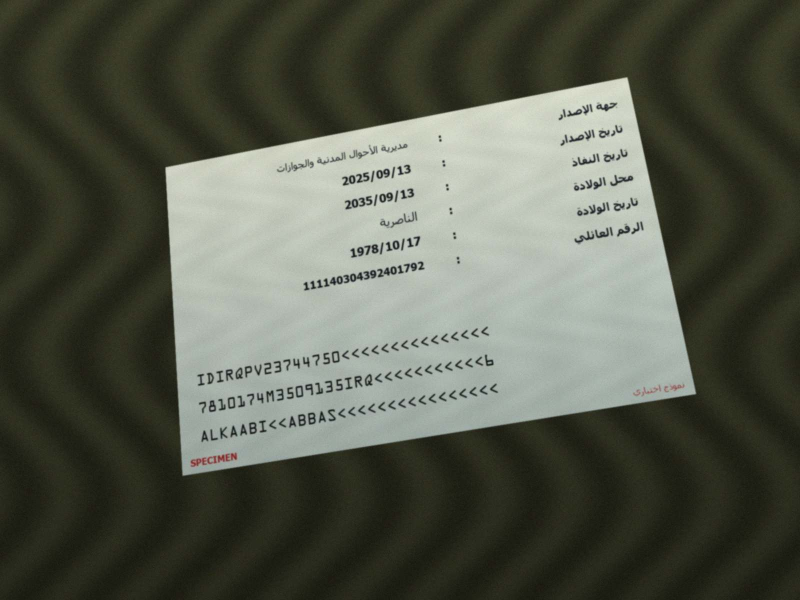
#> input picture eval/synthetic/heldout/case000_id_back.jpg, 1600 x 1200 px (shown at 1/2 size)
$ python -i learned.py   (imports and definitions only)   (older library calls are emulated)
#> lines starting #> are read from the running program, lines starting #| are printed output that depends on the picture
"""Small supervised reference classifier. Its output is only a review suggestion."""
from pathlib import Path
import cv2
import numpy as np

MODEL=Path(__file__).resolve().parents[1]/'models'/'reference_classifier.npz'

def vector(image):
    small=cv2.resize(image,(48,32),interpolation=cv2.INTER_AREA)
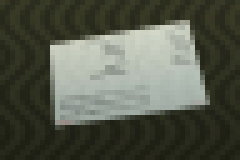
#> small: shape (32, 48, 3) (shown 5 times larger); mean R, G, B 85.4, 89.3, 76.2
    lab=cv2.cvtColor(small,cv2.COLOR_RGB2LAB).astype(np.float32)/255
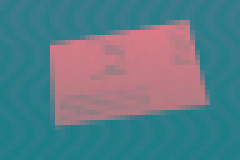
#> lab: shape (32, 48, 3) float32 (shown 5 times larger); mean R, G, B 0.357, 0.486, 0.532
    gray=cv2.cvtColor(small,cv2.COLOR_RGB2GRAY)
    gx=cv2.Sobel(gray,cv2.CV_32F,1,0);gy=cv2.Sobel(gray,cv2.CV_32F,0,1)
#> after `gx = cv2.Sobel(gray, cv2.CV_32F, 1, 0)`:
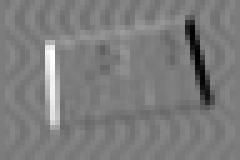
#> gx: shape (32, 48) float32 (shown 5 times larger); min -614, max 639, mean 0.7; drawn with min black and max white
#> after `gy = cv2.Sobel(gray, cv2.CV_32F, 0, 1)`:
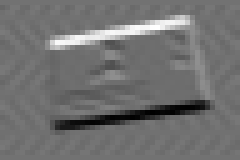
#> gy: shape (32, 48) float32 (shown 5 times larger); min -543, max 670, mean -3.8; drawn with min black and max white
    grad=cv2.resize(cv2.magnitude(gx,gy),(16,12))/1024
    return np.concatenate([cv2.resize(lab,(16,12)).ravel(),grad.ravel()])

def suggest(image):
    if not MODEL.exists():return None
    with np.load(MODEL,allow_pickle=False) as m:
        x=(vector(image)-m['mean'])/m['scale'];scores=m['coef']@x+m['intercept']
        idx=int(scores.argmax())
        return str(m['classes'][idx])

>>> import cv2
>>> picture = cv2.cvtColor(cv2.imread('../eval/synthetic/heldout/case000_id_back.jpg'), cv2.COLOR_BGR2RGB)
>>> result = vector(picture)
#> result = 768 values, max 0.856 at index 126, min 0.00561 at index 599, mean 0.369

$ run again, on eval/synthetic/heldout/case001_id_back.jpg
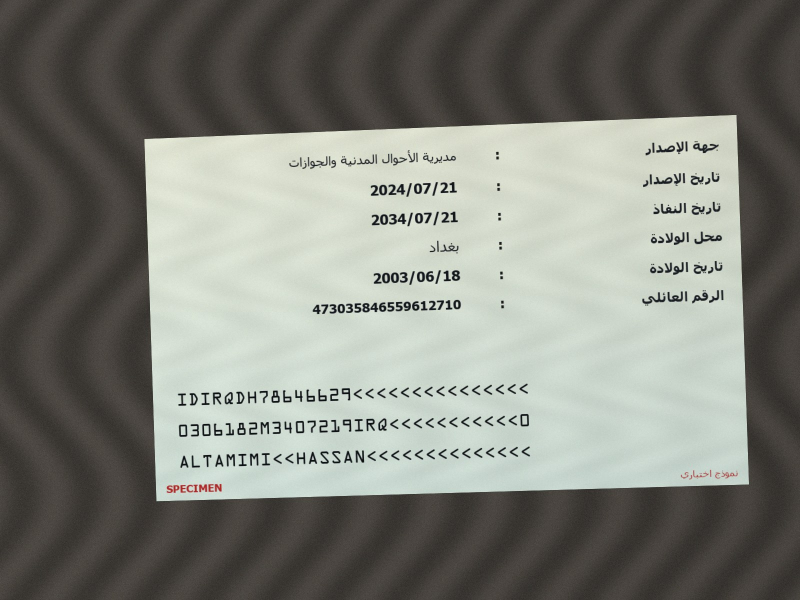
#> input picture eval/synthetic/heldout/case001_id_back.jpg, 1600 x 1200 px (shown at 1/2 size)
#> in vector, `lab=cv2.cvtColor(small,cv2.COLOR_RGB2LAB).astype(np.float32)/255`:
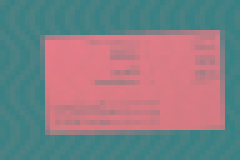
#> lab: shape (32, 48, 3) float32 (shown 5 times larger); mean R, G, B 0.522, 0.495, 0.517
#> in vector, `gy = cv2.Sobel(gray, cv2.CV_32F, 0, 1)`:
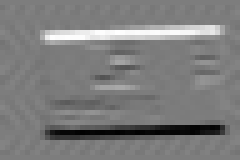
#> gy: shape (32, 48) float32 (shown 5 times larger); min -617, max 641, mean 0; drawn with min black and max white
#> result = 768 values, max 0.898 at index 153, min 0.0018 at index 713, mean 0.408

$ run again, on eval/synthetic/heldout/case002_id_back.jpg
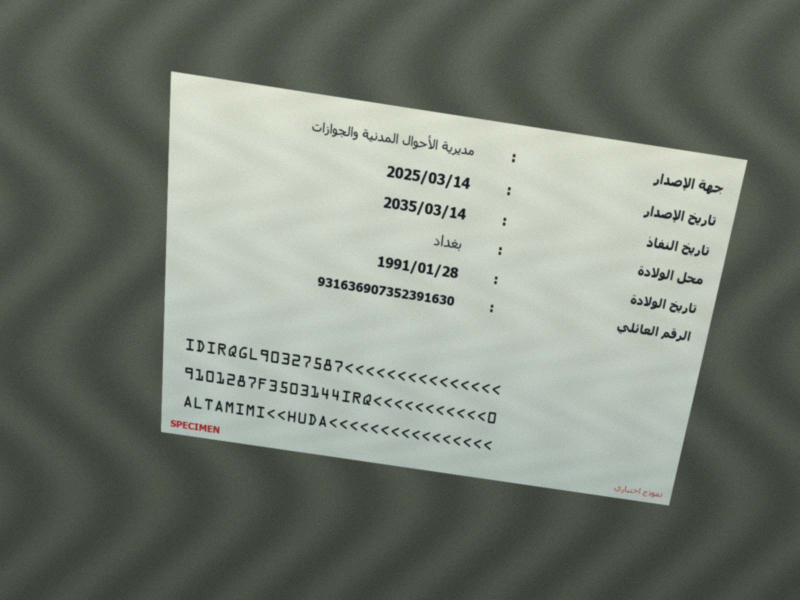
#> input picture eval/synthetic/heldout/case002_id_back.jpg, 1600 x 1200 px (shown at 1/2 size)
#> in vector, `lab=cv2.cvtColor(small,cv2.COLOR_RGB2LAB).astype(np.float32)/255`:
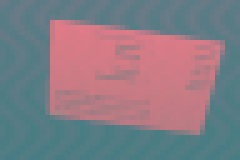
#> lab: shape (32, 48, 3) float32 (shown 5 times larger); mean R, G, B 0.521, 0.484, 0.52
#> in vector, `gy = cv2.Sobel(gray, cv2.CV_32F, 0, 1)`:
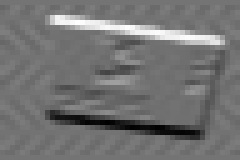
#> gy: shape (32, 48) float32 (shown 5 times larger); min -451, max 535, mean -4.6; drawn with min black and max white
#> result = 768 values, max 0.875 at index 111, min 0.00466 at index 666, mean 0.405
